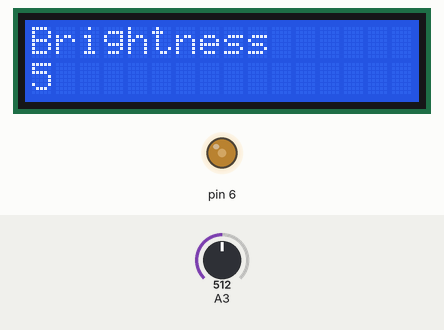
This sketch was run on a simulated Arduino Uno, built with avr-gcc and run on an emulated ATmega328P. Parts: 16×2 character LCD, output pins drawn as LEDs (lit = HIGH). The test bench sets the inputs (shaded band); at power-on: A3 = 512. What the sketch prints to the serial monitor is not drawn.

Above: at 1.2 s.
1.3 s: A3 set to 716
At 1.8 s:
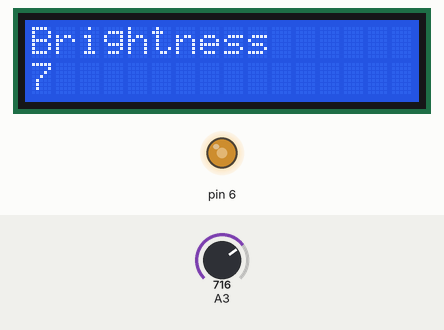
2.9 s: A3 set to 1023
At 4.1 s:
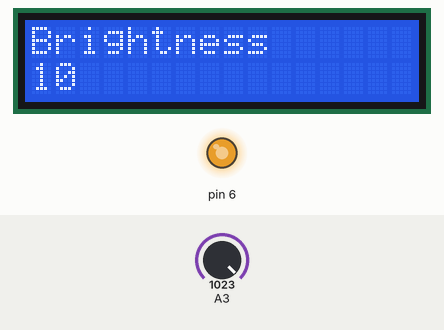
4.4 s: A3 set to 306
At 5.0 s:
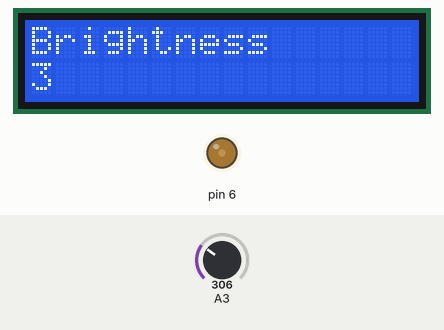
5.9 s: A3 set to 0
At 6.4 s:
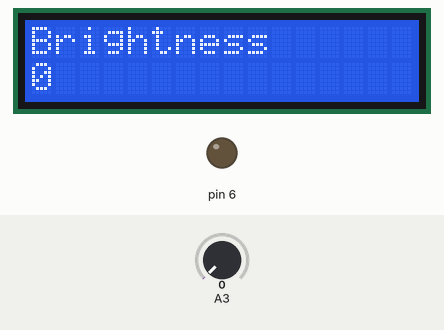
Timing chart, 0 to 8.4 s (numbered marks = the images above; inputs shaded):
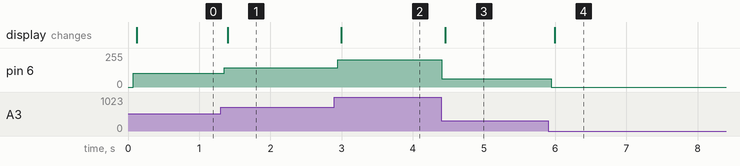

Measured:
- after the input at 1.3 s, pin 6: 102/255 → 143/255 after 0.05 s; the display: changes after 0.10 s (image 1)
- after the input at 2.9 s, pin 6: 143/255 → 204/255 at once; the display: changes after 0.10 s (image 2)
- after the input at 4.4 s, pin 6: 204/255 → 61/255 at once; the display: changes after 0.06 s (image 3)
- after the input at 5.9 s, pin 6: 61/255 → 0/255 after 0.05 s; the display: changes after 0.10 s (image 4)

The sketch:

Potentiometer1.ino
```cpp
#include <LiquidCrystal_I2C.h>
#include <Arduino.h>
#include <Wire.h>
LiquidCrystal_I2C lcd(0x27,16,2);

void setup()
{
	Serial.begin(9600);
	lcd.init();
	lcd.backlight();
	lcd.setCursor(0,0);
	lcd.print("Brightness");
}

void loop()
{
	int LED = analogRead(A3);
	analogWrite(6, LED/5);//divides the potentiometer value by five so the LED can use the value
	Serial.println(LED);
	delay(50);
	lcd.setCursor(0,12);//Sets the cursor to two spaces after "Brightness"
	lcd.print(round(LED/100));//divides the potentiometer value by 100 to make it a value between one and ten, then rounds it to the nearest whole number
	lcd.print(" ");//helps make sure that if it prints: -10, the zero isn't left behind the next time you print a normal 10
}
```
